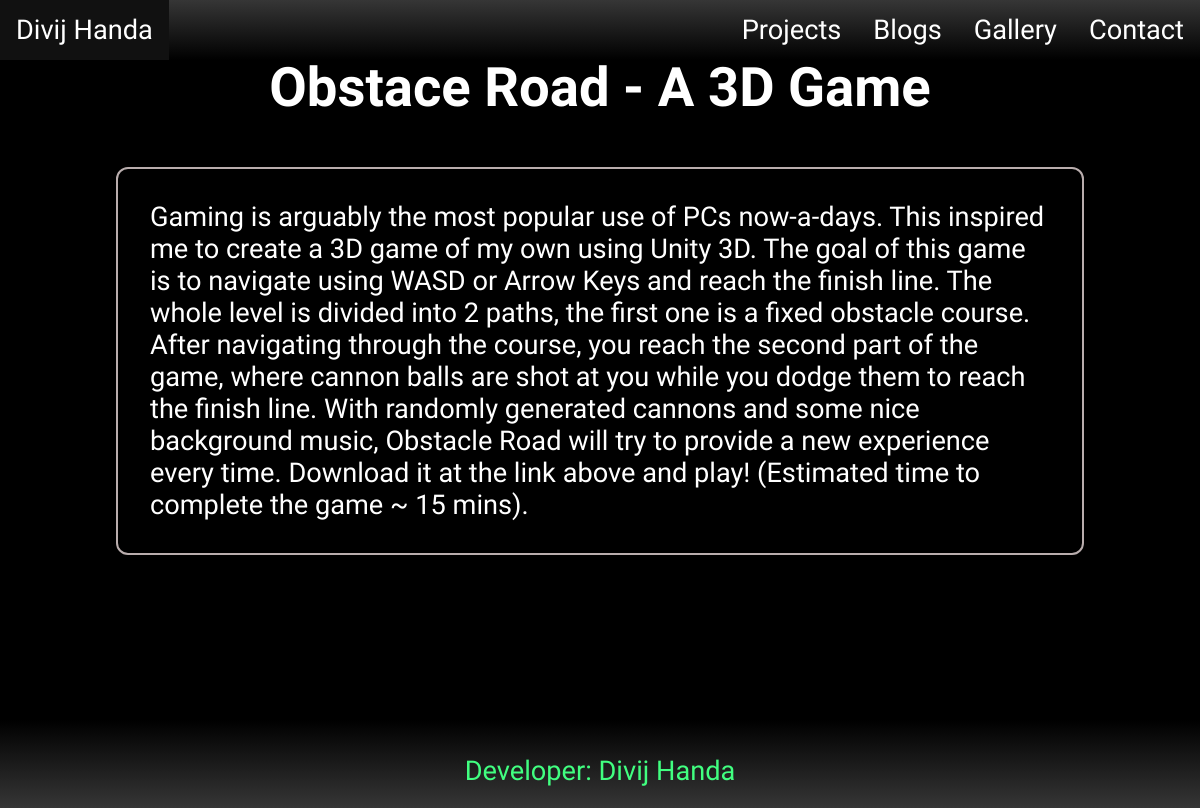
Page /projects/obstacle-road on the earlier database version.
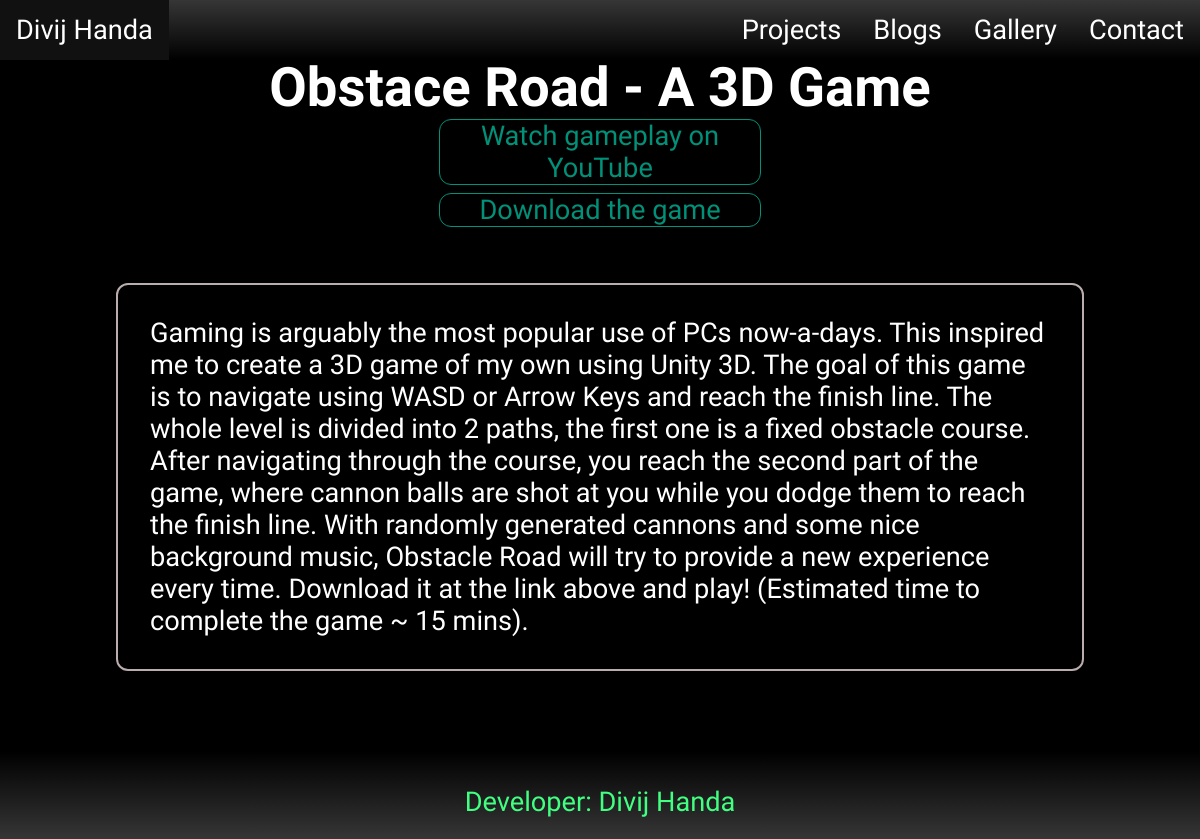
Same page on the later database version.
### portfolio/models.py (models this page shows, shortened)
class Link(models.Model):
    link_name = models.CharField(max_length=50)
    link_desc = models.CharField(max_length=100)
    link_url = models.URLField(max_length=500)

### portfolio/views.py (the view)
# urls.py: path('projects/<str:slug>', views.SingleProjectView.as_view())
class SingleProjectView(View):
    def get(self, request, slug):
        project = models.Project.objects.filter(slug=slug)
        return render(request, f'portfolio/project.html', {'project':project[0]})

### portfolio/templates/portfolio/project.html (shortened to what this page needs)
{% extends 'base.html' %}
{% load static %}
{% block css %}
    <link rel="stylesheet" href="{% static 'portfolio/project.css' %}">
{% endblock %}
{% block content %}
    <div id='content'>
        <h1>
            {{ project.title }}
        </h1>
        <div id="project-links">
            {% for link in project.links.all %}
                <a target="_blank" href="{{ link.link_url }}">{{ link.link_desc }}</a>
            {% endfor %}
        </div>
        <p id='description'>
            {{ project.content }}
        </p>
    </div>
{% endblock %}

Differences in the rows shown:
added Link: link_desc "Watch gameplay on YouTube"
added Link: link_desc "Download the game"
